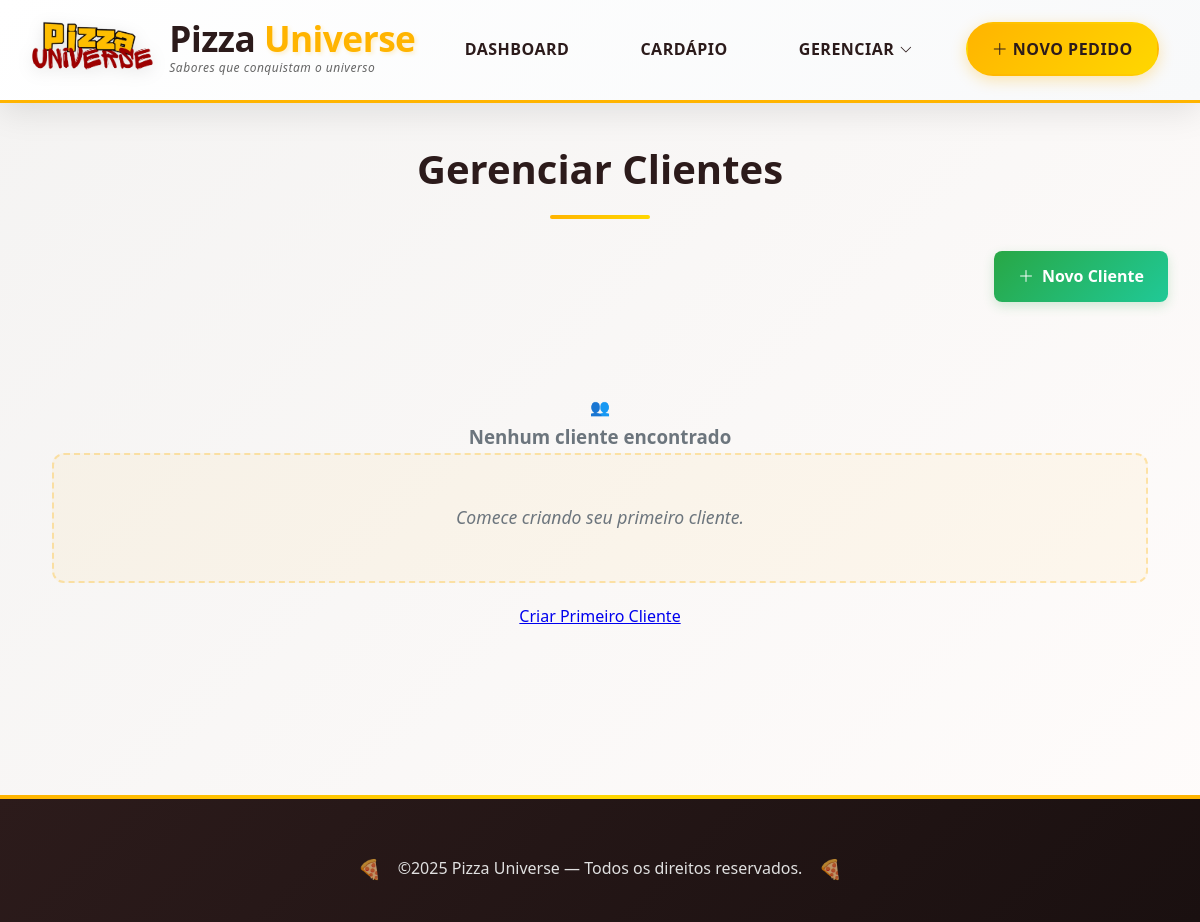
The app's page /?page=customers (signed in), older data.
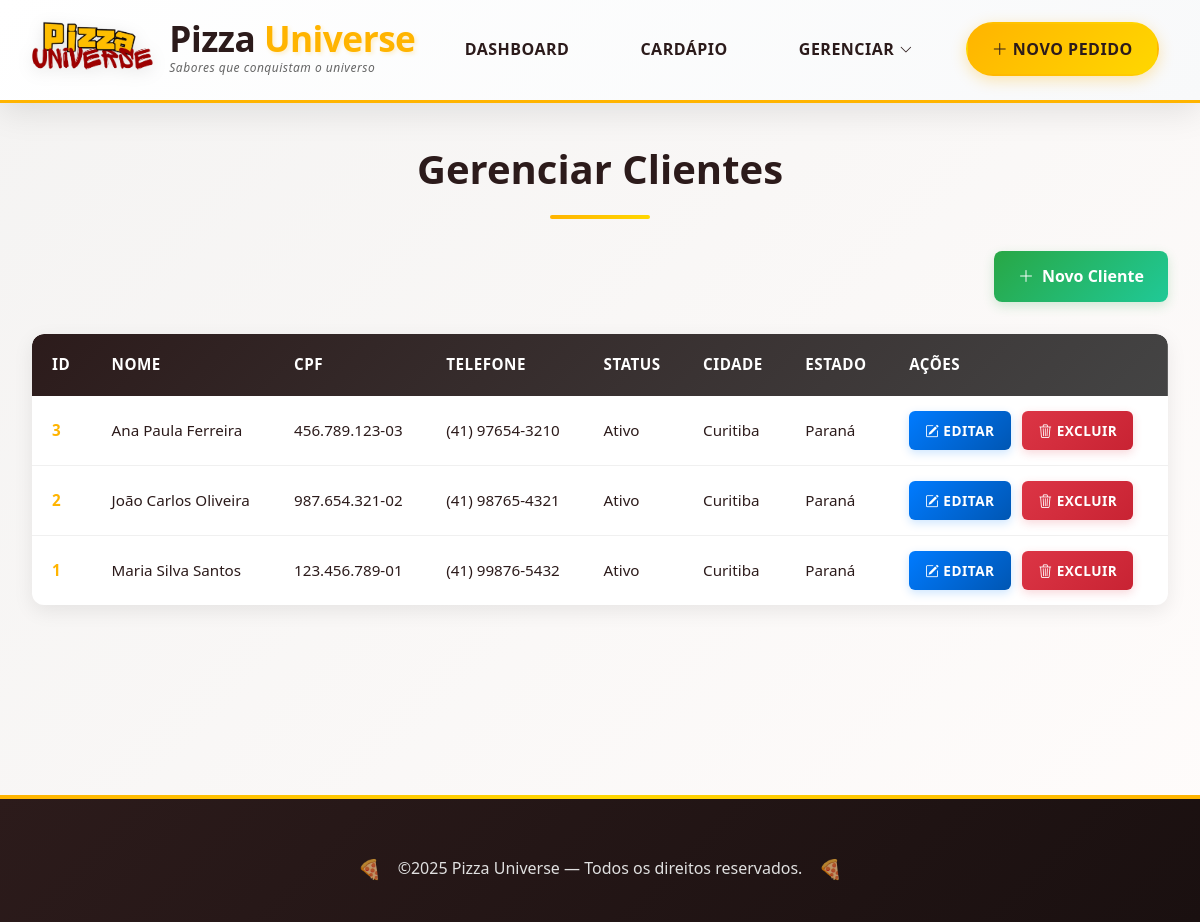
The same page, newer data.
### tables this page shows
CREATE TABLE IF NOT EXISTS customers (
    id INT AUTO_INCREMENT PRIMARY KEY,
    name VARCHAR(100) NOT NULL,
    cpf VARCHAR(14) NOT NULL UNIQUE,
    phone VARCHAR(20) NOT NULL,
    status ENUM('active', 'inactive') DEFAULT 'active',
    zipcode VARCHAR(10) NOT NULL,
    neighborhood VARCHAR(100) NOT NULL,
    street VARCHAR(200) NOT NULL,
    city VARCHAR(100) NOT NULL,
    state VARCHAR(50) NOT NULL,
    created_at TIMESTAMP DEFAULT CURRENT_TIMESTAMP,
    updated_at TIMESTAMP DEFAULT CURRENT_TIMESTAMP ON UPDATE CURRENT_TIMESTAMP
);

### controllers/CustomerController.php (called while the page is built, shortened)
<?php
abstract class CustomerController
{
    public static function delete(): void
    {
        self::findAll();
    }
    public static function findAll(?int $deleteId = null): void
    {
        $customers = CustomerDao::findAll();
        CustomerView::renderList($customers, $deleteId);
    }
}

### views/pages/customers/index.php (called while the page is built, shortened)
<?php
$action = $_GET['action'] ?? 'list';
match ($action) {
    'create' => require __DIR__ . '/create.php',
    'edit' => require __DIR__ . '/edit.php',
    'delete' => CustomerController::delete(),
    default => CustomerController::delete()
};

### models/Customer.php (called while the page is built, shortened)
<?php
class Customer
{
    public function __construct(
        int $id,
        string $name = "",
        string $cpf = "",
        string $phone = "",
        string $status = "active",
        string $zipcode = "",
        string $neighborhood = "",
        string $street = "",
        string $city = "",
        string $state = ""
    ) {
        $this->id = $id;
        $this->name = $name;
        $this->cpf = $cpf;
        $this->phone = $phone;
        $this->status = $status;
        $this->city = $city;
        $this->state = $state;
    }
    public function __get(string $attr): mixed
    {
        if (property_exists($this, $attr)) {
            return $this->$attr;
        }
        throw new InvalidArgumentException("Property '{$attr}' does not exist");
    }
}

### dal/CustomerDAO.php (called while the page is built, shortened)
<?php
abstract class CustomerDao
{
    public static function findAll(): array
    {
        try {
            $pdo = Connection::getConnection();
            $stmt = $pdo->prepare("SELECT * FROM customers ORDER BY name");
            $stmt->execute();
            $res = $stmt->fetchAll(PDO::FETCH_ASSOC);
            $customers = [];
            foreach ($res as $data) {
                $customers[] = new Customer(
                    (int) $data["id"],
                    $data["name"],
                    $data["cpf"],
                    $data["phone"],
                    $data["status"],
                    $data["zipcode"],
                    $data["neighborhood"],
                    $data["street"],
                    $data["city"],
                    $data["state"]
                );
            }
            return $customers;
        } catch (\PDOException $e) {
            throw new PDOException("Erro ao listar clientes: " . $e->getMessage());
        }
    }
}

### views/CustomerView.php (the view, shortened to what this page needs)
<?php
abstract class CustomerView
{
?>
    <?php
    public static function renderList(array $customers, ?int $deleteId = null): void
    {
    ?>
        <main>
            <h1>Gerenciar Clientes</h1>
            <div class="navigation-buttons">
                <a href="?page=customers&action=create" class="btn-primary"><i class="bi bi-plus-lg"></i> Novo Cliente</a>
            </div>
            <?php if (!empty($customers)): ?>
                <div class="customers-table-container">
                    <table class="customers-table">
                        <thead>
                            <tr>
                                <th>ID</th>
                                <th>Nome</th>
                                <th>CPF</th>
                                <th>Telefone</th>
                                <th>Status</th>
                                <th>Cidade</th>
                                <th>Estado</th>
                                <th>Ações</th>
                            </tr>
                        </thead>
                        <tbody>
                            <?php foreach ($customers as $customer): ?>
                                <tr class="customer-row">
                                    <td><?= $customer->id ?></td>
                                    <td class="customer-name"><?= htmlspecialchars($customer->name) ?></td>
                                    <td class="customer-cpf"><?= htmlspecialchars($customer->cpf) ?></td>
                                    <td><?= htmlspecialchars($customer->phone) ?></td>
                                    <td>
                                        <span class="status-badge status-<?= $customer->status ?>">
                                            <?php
                                            echo match ($customer->status) {
                                                'active' => 'Ativo',
                                                'inactive' => 'Inativo',
                                                'blocked' => 'Bloqueado',
                                                default => $customer->status
                                            };
                                            ?>
                                        </span>
                                    </td>
                                    <td><?= htmlspecialchars($customer->city) ?></td>
                                    <td><?= htmlspecialchars($customer->state) ?></td>
                                    <td class="actions">
                                        <a href="?page=customers&action=edit&edit=<?= $customer->id ?>" class="btn-edit">
                                            <i class="bi bi-pencil-square"></i> Editar
                                        </a>
                                        <a href="?page=customers&confirm=<?= $customer->id ?>" class="btn-delete">
                                            <i class="bi bi-trash3"></i> Excluir
                                        </a>
                                    </td>
                                </tr>
                            <?php endforeach; ?>
                        </tbody>
                    </table>
                </div>
            <?php else: ?>
                <div class="empty-state">
                    <div class="empty-icon">👥</div>
                    <h3>Nenhum cliente encontrado</h3>
                    <p>Comece criando seu primeiro cliente.</p>
                    <a href="?page=customers&action=create" class="btn-primary">Criar Primeiro Cliente</a>
                </div>
            <?php endif; ?>
        </main>
<?php
    }
}

### index.php (shortened to what this page needs)
<?php
$page = $_GET['page'] ?? 'login';
?>
<!DOCTYPE html>
<html lang="pt-br">
<head>
  <link rel="stylesheet" href="./assets/stylesheets/style.css">
  <?php
  $crudPages = ['users', 'pizzas', 'customers'];
  if (in_array($page, $crudPages)) {
    echo '<link rel="stylesheet" href="./assets/stylesheets/crud.css">';
  }
  $pageStyles = [
    'login' => 'auth.css',
    'home' => 'home.css',
    'dashboard' => 'dashboard.css',
    'users' => 'users.css',
    'pizzas' => 'pizzas.css',
    'customers' => 'users.css',
    'deliver' => 'deliver.css'
  ];
  if (isset($pageStyles[$page])) {
    echo '<link rel="stylesheet" href="./assets/stylesheets/' . $pageStyles[$page] . '">';
  }
  ?>
</head>
<body>
  <?php
  if ($page !== 'login') {
    require_once("./views/components/header.php");
  }
  match ($page) {
    'login'     => require './views/pages/login.php',
    'dashboard' => require './views/pages/dashboard.php',
    'users'     => require './views/pages/users/index.php',
    'pizzas'    => require './views/pages/pizzas/index.php',
    'customers' => require './views/pages/customers/index.php',
    'home'      => require './views/pages/home.php',
    'deliver'   => require './views/pages/deliver.php',
    default     => require './views/pages/404.php',
  };
  if ($page !== 'login') {
    require_once("./views/components/footer.php");
  }
  ?>
</body>
</html>

### views/components/header.php (shortened to what this page needs)
<header class="main-header">
  <div class="header-container">
    <div class="logo-section">
      <img src="./assets/images/logo.png" alt="Logo Pizza Universe" class="logo-img">
      <div class="logo-text">
        <h1>Pizza <span>Universe</span></h1>
        <p class="tagline">Sabores que conquistam o universo</p>
      </div>
    </div>
    <nav class="main-nav">
      <ul class="nav-list">
        <li><a href="?page=dashboard" class="nav-link">Dashboard</a></li>
        <li><a href="?page=menu" class="nav-link">Cardápio</a></li>
        <li class="dropdown">
          <a href="#" class="nav-link dropdown-toggle">Gerenciar <i class="bi bi-chevron-down"></i></a>
        </li>
        <li><a href="?page=deliver" class="nav-link cta-button"><i class="bi bi-plus-lg"></i> Novo Pedido</a></li>
      </ul>
    </nav>
  </div>
</header>

### views/components/footer.php
<footer>
  <div>
    <p>&copy;<?= date("Y") ?> Pizza Universe — Todos os direitos reservados.</p>
  </div>
</footer>

### assets/stylesheets/style.css (style rules this page uses)
* { margin: 0; padding: 0; box-sizing: border-box; }
html { scroll-behavior: smooth; }
body { font-family: 'Poppins', 'Segoe UI', Tahoma, Geneva, Verdana, sans-serif; background: linear-gradient(135deg, #f4f3f2 0%, #fffcfb 100%); color: #2c1b1b; font-size: 16px; line-height: 1.7; }
.main-header { background: linear-gradient(135deg, #fff 0%, #f8f9fa 100%); box-shadow: 0 8px 32px rgba(0, 0, 0, 0.1); padding: 0; position: sticky; top: 0; z-index: 1000; transition: all 0.3s ease; border-bottom: 3px solid #ffb400; }
.header-container { max-width: 1400px; margin: 0 auto; display: flex; align-items: center; justify-content: space-between; padding: 15px 30px; gap: 20px; }
.logo-section { display: flex; align-items: center; gap: 15px; flex-shrink: 0; }
.logo-img { height: 70px; width: auto; transition: all 0.4s ease; filter: drop-shadow(0 4px 8px rgba(0, 0, 0, 0.1)); }
.logo-text h1 { font-size: 2.2rem; font-weight: 800; color: #2c1b1b; margin: 0; letter-spacing: -0.5px; line-height: 1; }
.logo-text h1 span { color: #ffb400; text-shadow: 2px 2px 4px rgba(255, 180, 0, 0.2); }
.tagline { font-size: 0.75rem; color: #666; margin: 2px 0 0 0; font-weight: 500; font-style: italic; letter-spacing: 0.5px; }
.main-nav { flex-grow: 1; display: flex; justify-content: center; }
.nav-list { display: flex; list-style: none; gap: 35px; margin: 0; padding: 0; align-items: center; }
.nav-link { font-weight: 600; font-size: 1rem; text-decoration: none; color: #2c1b1b; position: relative; padding: 12px 18px; border-radius: 25px; transition: all 0.3s ease; text-transform: uppercase; letter-spacing: 0.5px; }
.nav-link::before { content: ""; position: absolute; bottom: 8px; left: 50%; width: 0; height: 2px; background: linear-gradient(90deg, #ffb400, #ffd700); transform: translateX(-50%); transition: width 0.3s ease; }
.cta-button { background: linear-gradient(135deg, #ffb400, #ffd700) !important; color: #2c1b1b !important; font-weight: 700; padding: 14px 24px !important; border-radius: 30px; box-shadow: 0 4px 15px rgba(255, 180, 0, 0.3); border: 2px solid transparent; animation: pulse 2s infinite; }
.dropdown { position: relative; }
.dropdown-toggle { display: flex; align-items: center; gap: 5px; }
.dropdown-toggle i { font-size: 0.8rem; transition: transform 0.3s ease; }
ul { list-style: disc inside; margin-bottom: 10px; }
footer { background: linear-gradient(135deg, #2c1b1b 0%, #1a1010 100%); color: #ffffff; margin-top: 60px; padding: 40px 0 20px 0; position: relative; overflow: hidden; }
footer::before { content: ''; position: absolute; top: 0; left: 0; right: 0; height: 4px; background: linear-gradient(90deg, #ffb400, #ffd700, #ffb400); animation: shimmer 3s ease-in-out infinite; }
footer div { max-width: 1400px; margin: 0 auto; padding: 0 30px; text-align: center; }
footer p { font-size: 1rem; font-weight: 500; color: #e0e0e0; margin: 0; padding: 20px 0; position: relative; display: inline-block; }
footer p::before, footer p::after { content: '🍕'; position: absolute; top: 50%; transform: translateY(-50%); font-size: 1.2rem; opacity: 0.7; animation: bounce 2s ease-in-out infinite; }
footer p::before { left: -40px; animation-delay: 0s; }
footer p::after { right: -40px; animation-delay: 1s; }

Row changes from the older to the newer data that the page shows:
added customers: id "3", name "Ana Paula Ferreira", cpf "456.789.123-03", phone "(41) 97654-3210", status "Ativo", city "Curitiba", state "Paraná"
added customers: id "2", name "João Carlos Oliveira", cpf "987.654.321-02", phone "(41) 98765-4321", status "Ativo", city "Curitiba", state "Paraná"
added customers: id "1", name "Maria Silva Santos", cpf "123.456.789-01", phone "(41) 99876-5432", status "Ativo", city "Curitiba", state "Paraná"
Text that changed along with them:
text no longer shown: "👥 Nenhum cliente encontrado Comece criando seu primeiro cliente. Criar Primeiro Cliente"
text now shown: "ID NOME CPF TELEFONE STATUS CIDADE ESTADO AÇÕES"
